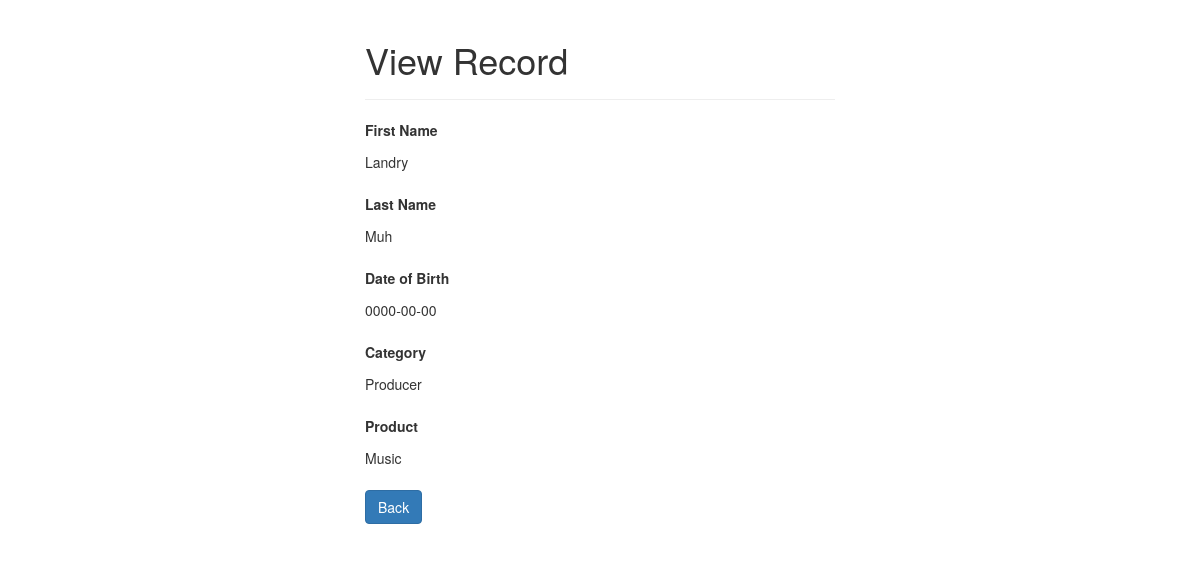
Screenshot of /read.php?id=2 with the database file from the repository.
### tables this page shows
CREATE TABLE `dtleads` (
  `id` int(11) NOT NULL,
  `firstname` varchar(100) NOT NULL,
  `lastname` varchar(100) NOT NULL,
  `DOB` date NOT NULL,
  `category` varchar(50) NOT NULL,
  `product` varchar(100) NOT NULL
);

### read.php (the view, shortened to what this page needs)
<?php
if(isset($_GET["id"]) && !empty(trim($_GET["id"]))){
    require_once "config.php";
    $sql = "SELECT * FROM dtleads WHERE id = :id";
    if($stmt = $pdo->prepare($sql)){
        $stmt->bindParam(":id", $param_id);
        if($stmt->execute()){
            if($stmt->rowCount() == 1){
                $row = $stmt->fetch(PDO::FETCH_ASSOC);
            } else{
                header("location: error.php");
                exit();
            }
        } else{
            echo "Oops! Something went wrong. Please try again later.";
        }
    }
} else{
    header("location: error.php");
    exit();
}
?>
<!DOCTYPE html>
<html lang="en">
<head>
    <link rel="stylesheet" href="https://maxcdn.bootstrapcdn.com/bootstrap/3.3.7/css/bootstrap.css">
</head>
<body>
    <div class="wrapper">
        <div class="container-fluid">
            <div class="row">
                <div class="col-md-12">
                    <div class="page-header">
                        <h1>View Record</h1>
                    </div>
                    <div class="form-group">
                        <label>First Name</label>
                        <p class="form-control-static"><?php echo $row["firstname"]; ?></p>
                    </div>
                    <div class="form-group">
                        <label>Last Name</label>
                        <p class="form-control-static"><?php echo $row["lastname"]; ?></p>
                    </div>
                    <div class="form-group">
                        <label>Date of Birth</label>
                        <p class="form-control-static"><?php echo $row["DOB"]; ?></p>
                    </div>
                    <div class="form-group">
                        <label>Category</label>
                        <p class="form-control-static"><?php echo $row["category"]; ?></p>
                    </div>
                    <div class="form-group">
                        <label>Product</label>
                        <p class="form-control-static"><?php echo $row["product"]; ?></p>
                    </div>
                    <p><a href="index.php" class="btn btn-primary">Back</a></p>
                </div>
            </div>
        </div>
    </div>
</body>
</html>

### read.php (style rules this page uses)
.wrapper { width: 500px; margin: 0 auto; }

### rows the page displays
dtleads: firstname "Landry", lastname "Muh", DOB "0000-00-00", category "Producer", product "Music"
